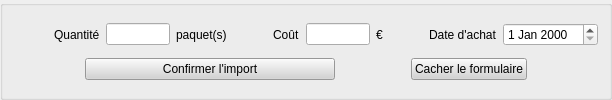
      <widget class="QGroupBox" name="groupBoxImport">
       <property name="maximumSize">
        <size>
         <width>16777215</width>
         <height>100</height>
        </size>
       </property>
       <property name="font">
        <font>
         <pointsize>11</pointsize>
         <bold>false</bold>
        </font>
       </property>
       <property name="styleSheet">
        <string notr="true"/>
       </property>
       <property name="title">
        <string/>
       </property>
       <layout class="QVBoxLayout" name="verticalLayout_2">
        <item>
         <layout class="QHBoxLayout" name="horizontalLayout_9">
          <item>
           <spacer name="horizontalSpacer_10">
            <property name="orientation">
             <enum>Qt::Horizontal</enum>
            </property>
            <property name="sizeType">
             <enum>QSizePolicy::Minimum</enum>
            </property>
            <property name="sizeHint" stdset="0">
             <size>
              <width>40</width>
              <height>20</height>
             </size>
            </property>
           </spacer>
          </item>
          <item>
           <widget class="QLabel" name="quantityLabel">
            <property name="font">
             <font>
              <pointsize>9</pointsize>
              <bold>false</bold>
             </font>
            </property>
            <property name="text">
             <string>Quantité</string>
            </property>
           </widget>
          </item>
          <item>
           <widget class="QLineEdit" name="quantityEdit">
            <property name="maximumSize">
             <size>
              <width>64</width>
              <height>16777215</height>
             </size>
            </property>
            <property name="font">
             <font>
              <pointsize>9</pointsize>
              <bold>false</bold>
             </font>
            </property>
            <property name="toolTip">
             <string>Maximum 1000 g</string>
            </property>
           </widget>
          </item>
          <item>
           <widget class="QLabel" name="quantityUnitLabel">
            <property name="font">
             <font>
              <pointsize>9</pointsize>
              <bold>false</bold>
             </font>
            </property>
            <property name="text">
             <string>paquet(s)</string>
            </property>
           </widget>
          </item>
          <item>
           <spacer name="horizontalSpacer_9">
            <property name="orientation">
             <enum>Qt::Horizontal</enum>
            </property>
            <property name="sizeType">
             <enum>QSizePolicy::Minimum</enum>
            </property>
            <property name="sizeHint" stdset="0">
             <size>
              <width>40</width>
              <height>20</height>
             </size>
            </property>
           </spacer>
          </item>
          <item>
           <widget class="QLabel" name="costLabel">
            <property name="font">
             <font>
              <pointsize>9</pointsize>
              <bold>false</bold>
             </font>
            </property>
            <property name="text">
             <string>Coût</string>
            </property>
           </widget>
          </item>
          <item>
           <widget class="QLineEdit" name="costEdit">
            <property name="maximumSize">
             <size>
              <width>64</width>
              <height>16777215</height>
             </size>
            </property>
            <property name="font">
             <font>
              <pointsize>9</pointsize>
              <bold>false</bold>
             </font>
            </property>
            <property name="toolTip">
             <string>Maximum 500 € </string>
            </property>
           </widget>
          </item>
          <item>
           <widget class="QLabel" name="costUnitLabel">
            <property name="font">
             <font>
              <pointsize>9</pointsize>
              <bold>false</bold>
             </font>
            </property>
            <property name="text">
             <string>€</string>
            </property>
           </widget>
          </item>
          <item>
           <spacer name="horizontalSpacer_11">
            <property name="orientation">
             <enum>Qt::Horizontal</enum>
            </property>
            <property name="sizeType">
             <enum>QSizePolicy::Minimum</enum>
            </property>
            <property name="sizeHint" stdset="0">
             <size>
              <width>40</width>
              <height>20</height>
             </size>
            </property>
           </spacer>
          </item>
          <item>
           <widget class="QLabel" name="dateLabel">
            <property name="font">
             <font>
              <pointsize>9</pointsize>
              <bold>false</bold>
             </font>
            </property>
            <property name="text">
             <string>Date d'achat</string>
            </property>
           </widget>
          </item>
          <item>
           <widget class="QDateEdit" name="importDateEdit">
            <property name="maximumSize">
             <size>
              <width>16777207</width>
              <height>16777215</height>
             </size>
            </property>
            <property name="font">
             <font>
              <pointsize>9</pointsize>
              <bold>false</bold>
             </font>
            </property>
           </widget>
          </item>
         </layout>
        </item>
        <item>
         <layout class="QHBoxLayout" name="horizontalLayout_10">
          <item>
           <spacer name="horizontalSpacer_19">
            <property name="orientation">
             <enum>Qt::Horizontal</enum>
            </property>
            <property name="sizeHint" stdset="0">
             <size>
              <width>40</width>
              <height>20</height>
             </size>
            </property>
           </spacer>
          </item>
          <item>
           <widget class="QPushButton" name="confirmImportButton">
            <property name="sizePolicy">
             <sizepolicy hsizetype="Minimum" vsizetype="Fixed">
              <horstretch>1</horstretch>
              <verstretch>0</verstretch>
             </sizepolicy>
            </property>
            <property name="maximumSize">
             <size>
              <width>250</width>
              <height>16777215</height>
             </size>
            </property>
            <property name="font">
             <font>
              <pointsize>9</pointsize>
              <bold>false</bold>
             </font>
            </property>
            <property name="styleSheet">
             <string notr="true">background-color:lightgray</string>
            </property>
            <property name="text">
             <string>Confirmer l'import</string>
            </property>
           </widget>
          </item>
          <item>
           <spacer name="horizontalSpacer_12">
            <property name="orientation">
             <enum>Qt::Horizontal</enum>
            </property>
            <property name="sizeHint" stdset="0">
             <size>
              <width>40</width>
              <height>20</height>
             </size>
            </property>
           </spacer>
          </item>
          <item>
           <widget class="QPushButton" name="hideImportButton">
            <property name="font">
             <font>
              <pointsize>9</pointsize>
              <bold>false</bold>
             </font>
            </property>
            <property name="styleSheet">
             <string notr="true">background-color:lightgray</string>
            </property>
            <property name="text">
             <string>Cacher le formulaire</string>
            </property>
           </widget>
          </item>
          <item>
           <spacer name="horizontalSpacer_13">
            <property name="orientation">
             <enum>Qt::Horizontal</enum>
            </property>
            <property name="sizeType">
             <enum>QSizePolicy::Expanding</enum>
            </property>
            <property name="sizeHint" stdset="0">
             <size>
              <width>40</width>
              <height>20</height>
             </size>
            </property>
           </spacer>
          </item>
         </layout>
        </item>
       </layout>
      </widget>
